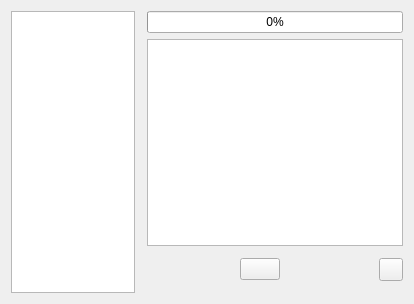
<?xml version="1.0" encoding="UTF-8"?>
<ui version="4.0">
 <class>Form</class>
 <widget class="QWidget" name="Form">
  <property name="geometry">
   <rect>
    <x>0</x>
    <y>0</y>
    <width>414</width>
    <height>304</height>
   </rect>
  </property>
  <property name="windowTitle">
   <string>Form</string>
  </property>
  <layout class="QHBoxLayout" name="horizontalLayout">
   <item>
    <widget class="QWidget" name="widget_7" native="true">
     <property name="sizePolicy">
      <sizepolicy hsizetype="Preferred" vsizetype="MinimumExpanding">
       <horstretch>0</horstretch>
       <verstretch>3</verstretch>
      </sizepolicy>
     </property>
     <layout class="QHBoxLayout" name="horizontalLayout_2">
      <property name="margin">
       <number>0</number>
      </property>
      <item>
       <widget class="QListView" name="jobListView">
        <property name="sizePolicy">
         <sizepolicy hsizetype="Preferred" vsizetype="Expanding">
          <horstretch>0</horstretch>
          <verstretch>0</verstretch>
         </sizepolicy>
        </property>
        <property name="editTriggers">
         <set>QAbstractItemView::NoEditTriggers</set>
        </property>
        <property name="showDropIndicator" stdset="0">
         <bool>false</bool>
        </property>
        <property name="selectionMode">
         <enum>QAbstractItemView::NoSelection</enum>
        </property>
        <property name="selectionBehavior">
         <enum>QAbstractItemView::SelectItems</enum>
        </property>
       </widget>
      </item>
     </layout>
    </widget>
   </item>
   <item>
    <widget class="QWidget" name="widget_5" native="true">
     <property name="sizePolicy">
      <sizepolicy hsizetype="Expanding" vsizetype="Preferred">
       <horstretch>1</horstretch>
       <verstretch>1</verstretch>
      </sizepolicy>
     </property>
     <layout class="QVBoxLayout" name="verticalLayout">
      <property name="leftMargin">
       <number>6</number>
      </property>
      <property name="topMargin">
       <number>0</number>
      </property>
      <property name="rightMargin">
       <number>0</number>
      </property>
      <property name="bottomMargin">
       <number>0</number>
      </property>
      <item>
       <widget class="QProgressBar" name="jobProgressBar">
        <property name="value">
         <number>0</number>
        </property>
       </widget>
      </item>
      <item>
       <widget class="QPlainTextEdit" name="logTextEdit">
        <property name="sizePolicy">
         <sizepolicy hsizetype="MinimumExpanding" vsizetype="Expanding">
          <horstretch>10</horstretch>
          <verstretch>0</verstretch>
         </sizepolicy>
        </property>
        <property name="undoRedoEnabled">
         <bool>false</bool>
        </property>
        <property name="lineWrapMode">
         <enum>QPlainTextEdit::NoWrap</enum>
        </property>
        <property name="readOnly">
         <bool>true</bool>
        </property>
       </widget>
      </item>
      <item>
       <widget class="QWidget" name="widget" native="true">
        <layout class="QHBoxLayout" name="horizontalLayout_3">
         <property name="leftMargin">
          <number>0</number>
         </property>
         <property name="topMargin">
          <number>6</number>
         </property>
         <property name="rightMargin">
          <number>0</number>
         </property>
         <property name="bottomMargin">
          <number>12</number>
         </property>
         <item>
          <spacer name="horizontalSpacer">
           <property name="orientation">
            <enum>Qt::Horizontal</enum>
           </property>
           <property name="sizeHint" stdset="0">
            <size>
             <width>40</width>
             <height>20</height>
            </size>
           </property>
          </spacer>
         </item>
         <item>
          <widget class="QPushButton" name="pushButton">
           <property name="toolTip">
            <string>Run the program</string>
           </property>
           <property name="text">
            <string/>
           </property>
           <property name="icon">
            <iconset resource="../icons/icons.qrc">
             <normaloff>:/mini/mini/resultset_next.png</normaloff>
             <normalon>:/mini/mini/stop.png</normalon>:/mini/mini/resultset_next.png</iconset>
           </property>
           <property name="checkable">
            <bool>true</bool>
           </property>
           <property name="flat">
            <bool>false</bool>
           </property>
          </widget>
         </item>
         <item>
          <spacer name="horizontalSpacer_2">
           <property name="orientation">
            <enum>Qt::Horizontal</enum>
           </property>
           <property name="sizeHint" stdset="0">
            <size>
             <width>40</width>
             <height>20</height>
            </size>
           </property>
          </spacer>
         </item>
         <item>
          <widget class="QToolButton" name="crashReportToolButton">
           <property name="text">
            <string/>
           </property>
           <property name="icon">
            <iconset resource="../icons/icons.qrc">
             <normaloff>:/mini/mini/page_white_error.png</normaloff>:/mini/mini/page_white_error.png</iconset>
           </property>
           <property name="checkable">
            <bool>true</bool>
           </property>
          </widget>
         </item>
        </layout>
       </widget>
      </item>
     </layout>
    </widget>
   </item>
  </layout>
 </widget>
 <resources>
  <include location="../icons/icons.qrc"/>
 </resources>
 <connections/>
</ui>
